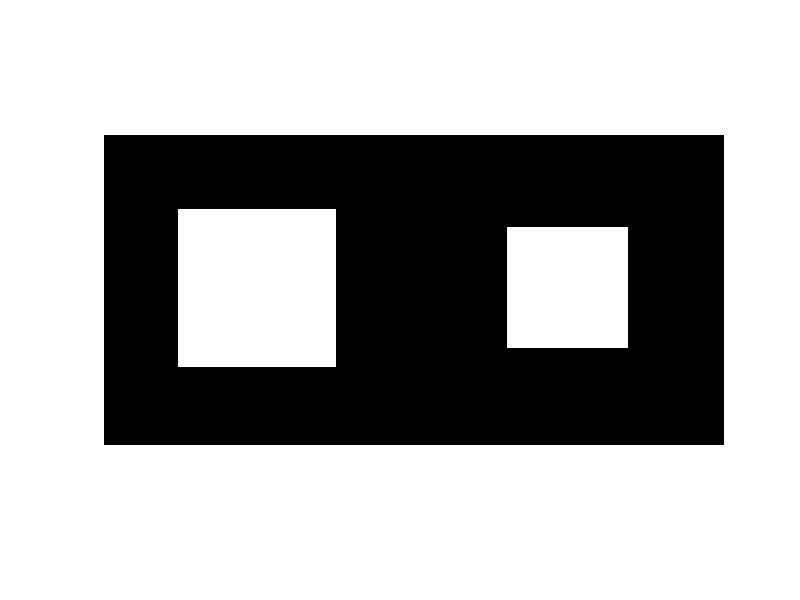

Here is the MATLAB script that generated this plot:
%imread('paris_879.jpg');
n = 100;
n_half = n/2;
n_quart = n_half/2;
n_eight = n_quart/2;

n_quart = round(n_quart);
n_eight = round(n_eight);
n_half = round(n_half)

A = zeros(100);
% square
A(n_quart:(n_quart+n_half),n_quart:(n_quart+n_half)) = 1;
A(n_quart:(n_quart+n_half),n_quart:(n_quart+n_half)) = 1;

% two triangles
A(n_quart:(n_quart+n_half),n_quart:(n_quart+n_half)) = 1;
A(n_quart:(n_quart+n_half),n_quart:(n_quart+n_half)) = 1;

imshow(A);
r = round(n_quart/2);
SE = strel('square',r)
J = imerode(A,SE);
imshow([A,J]) 